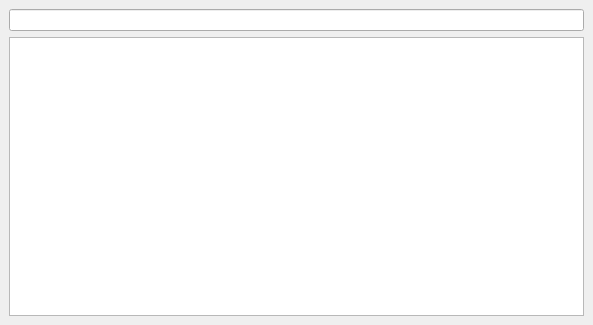
<?xml version="1.0" encoding="UTF-8"?>
<ui version="4.0">
 <class>Form</class>
 <widget class="QWidget" name="Form">
  <property name="geometry">
   <rect>
    <x>0</x>
    <y>0</y>
    <width>593</width>
    <height>325</height>
   </rect>
  </property>
  <property name="windowTitle">
   <string>Form</string>
  </property>
  <layout class="QVBoxLayout" name="verticalLayout">
   <property name="spacing">
    <number>6</number>
   </property>
   <property name="leftMargin">
    <number>9</number>
   </property>
   <property name="topMargin">
    <number>9</number>
   </property>
   <property name="rightMargin">
    <number>9</number>
   </property>
   <property name="bottomMargin">
    <number>9</number>
   </property>
   <item>
    <widget class="QWidget" name="widget" native="true">
     <layout class="QHBoxLayout" name="horizontalLayout">
      <property name="leftMargin">
       <number>0</number>
      </property>
      <property name="topMargin">
       <number>0</number>
      </property>
      <property name="rightMargin">
       <number>0</number>
      </property>
      <property name="bottomMargin">
       <number>0</number>
      </property>
      <item>
       <widget class="QLineEdit" name="search_bar"/>
      </item>
     </layout>
    </widget>
   </item>
   <item>
    <widget class="QTableView" name="table">
     <property name="showGrid">
      <bool>true</bool>
     </property>
     <property name="sortingEnabled">
      <bool>true</bool>
     </property>
    </widget>
   </item>
  </layout>
 </widget>
 <resources/>
 <connections/>
</ui>
